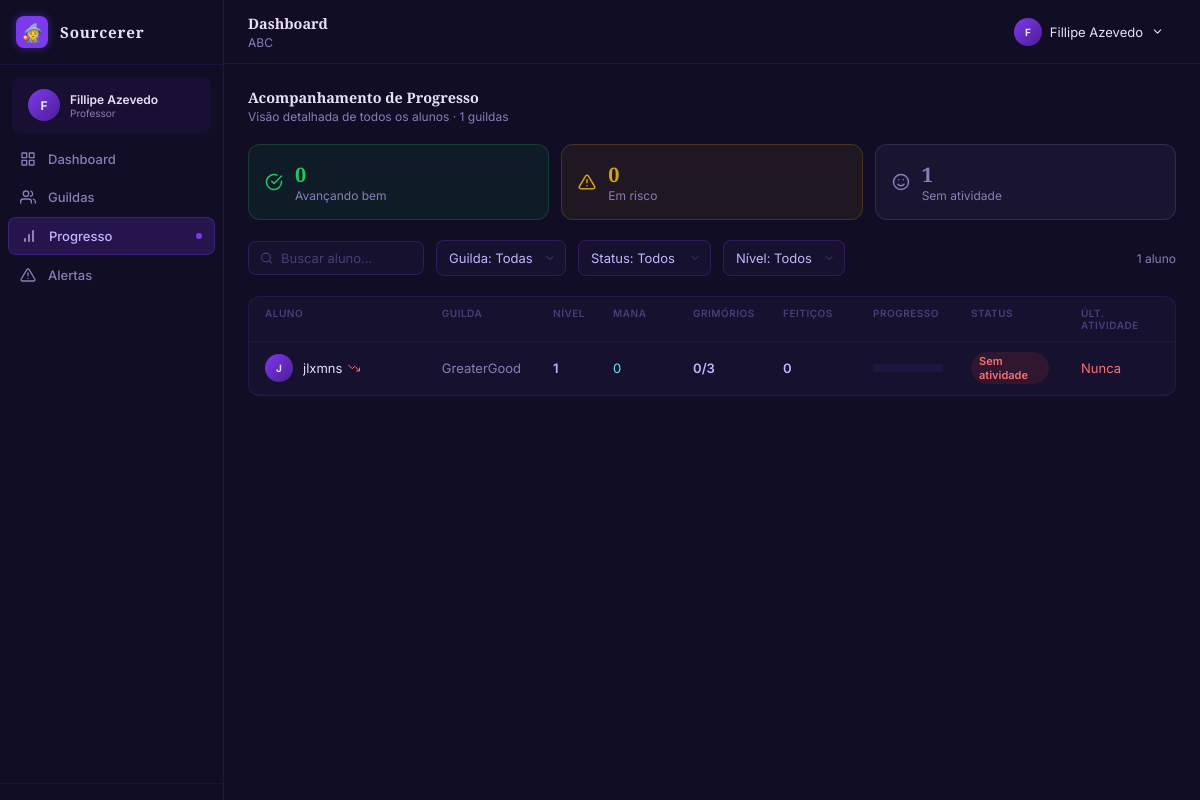
The page /dashboard/progresso/ (signed in) on the database as committed earlier.
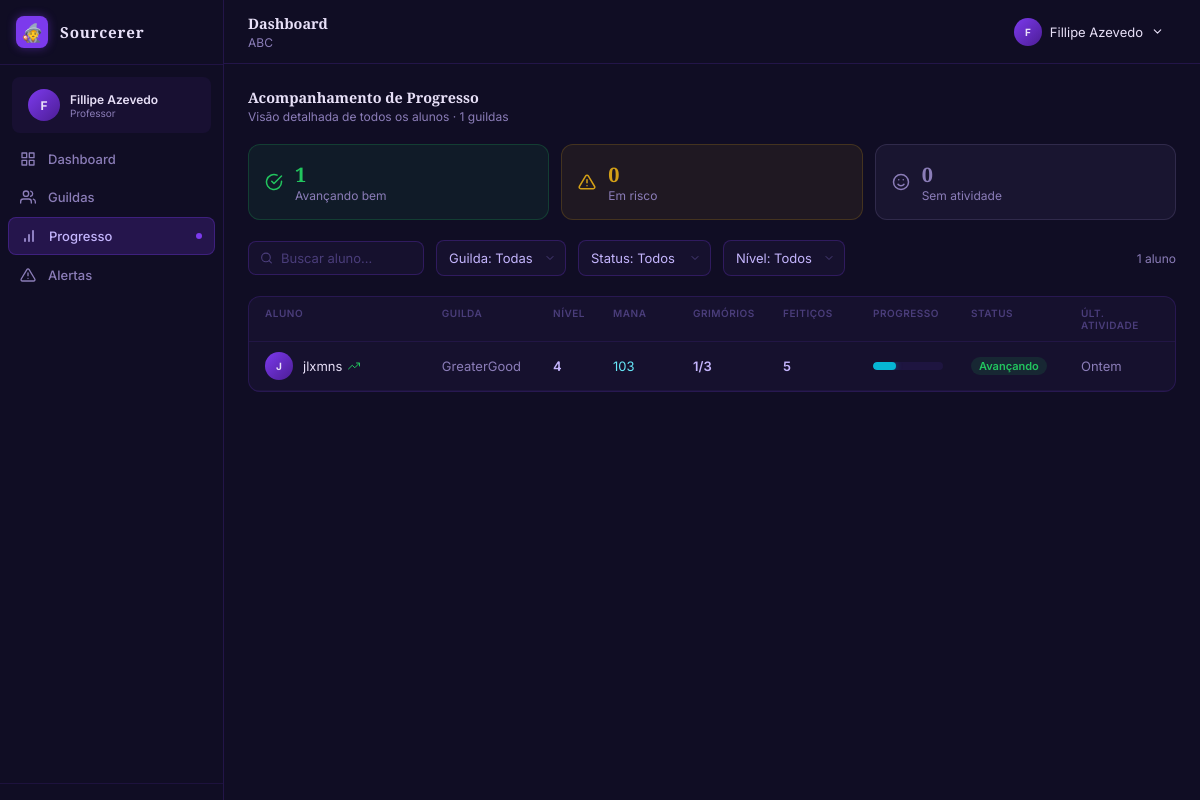
The same page on the database as committed later.
### accounts/models.py (models this page shows, shortened)
class StudentProfile(TimeStampedModel):
    user = models.OneToOneField(
        User,
        on_delete=models.CASCADE,
        related_name='student_profile',
        limit_choices_to={'role': User.Role.STUDENT}
    )
    avatar = models.ForeignKey(
        Avatar,
        on_delete=models.SET_NULL,
        null=True,
        blank=True,
        related_name='student_profiles'
    )
    mana = models.PositiveIntegerField(default=0)
    level = models.PositiveIntegerField(default=1)

class User(AbstractUser):
    class Role(models.TextChoices):
        STUDENT = 'student', 'Aluno'
        TEACHER = 'teacher', 'Professor'
        ADMIN = 'admin', 'Administrador'
    role = models.CharField(max_length=10, choices=Role.choices, default=Role.STUDENT)
    def is_student(self):
        return self.role == self.Role.STUDENT
    def is_teacher(self):
        return self.role == self.Role.TEACHER

### classes/models.py (models this page shows, shortened)
class Guild(models.Model):
    name = models.CharField(max_length=200)
    join_code = models.SlugField(
        max_length=10, unique=True,
        help_text='Código para alunos entrarem na guilda'
    )
    head_teacher = models.ForeignKey(
        'accounts.TeacherProfile',
        on_delete=models.CASCADE,
        related_name='headed_guilds'
    )
    is_active = models.BooleanField(
        default=True,
        help_text='Se falso, a guilda não aparece no painel do professor'
    )
    teachers = models.ManyToManyField(
        'accounts.TeacherProfile',
        blank=True,
        related_name='guilds',
        help_text='Professores associados a esta guilda (além do head teacher)'
    )
    class Meta:
        verbose_name = 'Guilda'
        verbose_name_plural = 'Guildas'

### dashboard/views.py (the view, shortened to what this page needs)
# urls.py: path('progresso/', views.teacher_progress, name='teacher_progress'),
@login_required
def teacher_progress(request):
    if not request.user.is_teacher():
        messages.error(request, 'Acesso restrito a professores.')
        return redirect('login')
    teacher = request.user.teacher_profile
    guilds = Guild.objects.filter(
        Q(head_teacher=teacher) | Q(teachers=teacher),
        is_active=True,
    ).distinct()
    all_students = StudentProfile.objects.filter(
        guild_memberships__guild__in=guilds
    ).distinct()
    total_grimoires = Grimoire.objects.count()
    now = timezone.now()
    guild_filter = request.GET.get('guild', '').strip()
    status_filter = request.GET.get('status', '').strip()
    level_filter = request.GET.get('level', '').strip()
    search_query = request.GET.get('search', '').strip()
    students_data = []
    for student in all_students:
        membership = GuildMembership.objects.filter(
            student=student, guild__in=guilds
        ).select_related('guild').first()
        grimoires_completed = _count_grimoires_completed(student)
        spells_completed = SpellCompletion.objects.filter(student=student).count()
        progress = int(grimoires_completed / total_grimoires * 100) if total_grimoires > 0 else 0
        last_completion = SpellCompletion.objects.filter(
            student=student
        ).aggregate(last=Max('created_at'))['last']
        if last_completion:
            days_inactive = (now.date() - last_completion.date()).days
            if days_inactive == 0:
                last_activity_label = "Hoje"
            elif days_inactive == 1:
                last_activity_label = "Ontem"
            else:
                last_activity_label = f"{days_inactive} dias"
        else:
            days_inactive = 999
            last_activity_label = "Nunca"
        if days_inactive >= 10:
            status = 'inativo'
        elif days_inactive >= 5:
            status = 'risco'
        else:
            status = 'avancando'
        if days_inactive <= 2:
            tendency = 'up'
        elif days_inactive <= 7:
            tendency = 'flat'
        else:
            tendency = 'down'
        guild_name = membership.guild.name if membership else '—'
        if guild_filter and guild_name != guild_filter:
            continue
        if level_filter:
            parts = level_filter.split('–')
            lo, hi = int(parts[0]), int(parts[1])
            if student.level < lo or student.level > hi:
                continue
        if search_query:
            full_name = student.user.get_full_name() or student.user.username
            if search_query.lower() not in full_name.lower():
                continue
        students_data.append({
            'name': student.user.get_full_name() or student.user.username,
            'initial': (student.user.get_full_name() or student.user.username)[0].upper(),
            'guild_name': guild_name,
            'level': student.level,
            'mana': student.mana,
            'grimoires_completed': grimoires_completed,
            'total_grimoires': total_grimoires,
            'spells_completed': spells_completed,
            'progress': progress,
            'status': status,
            'tendency': tendency,
            'days_inactive': days_inactive,
            'last_activity_label': last_activity_label,
        })
    avancando_count = sum(1 for s in students_data if s['status'] == 'avancando')
    risco_count = sum(1 for s in students_data if s['status'] == 'risco')
    inativo_count = sum(1 for s in students_data if s['status'] == 'inativo')
    filters_active = bool(guild_filter or status_filter or level_filter or search_query)
    guild_names = [g.name for g in guilds]
    context = {
        'teacher': teacher,
        'guilds': guilds,
        'students_data': students_data,
        'total_count': len(students_data),
        'avancando_count': avancando_count,
        'risco_count': risco_count,
        'inativo_count': inativo_count,
        'guild_names': guild_names,
        'current_guild': guild_filter,
        'current_status': status_filter,
        'current_level': level_filter,
        'current_search': search_query,
        'filters_active': filters_active,
    }
    return render(request, 'dashboard/teacher_progress.html', context)

### content/models.py (called while the page is built)
    def required_spell_count(self):
        return self.spells.filter(is_required=True).count()

    def completed_required_count(self, student):
        return SpellCompletion.objects.filter(
            student=student,
            spell__grimoire=self,
            spell__is_required=True
        ).values('spell').distinct().count()

    def is_completed_by(self, student):
        required = self.required_spell_count()
        if required == 0:
            return True
        return self.completed_required_count(student) >= required

### dashboard/views.py (called while the page is built)
def _count_grimoires_completed(student: StudentProfile) -> int:
    count = 0
    for grimoire in Grimoire.objects.all():
        if grimoire.is_completed_by(student):
            count += 1
    return count

### students/context_processors.py (called while the page is built, shortened)
def student_context(request):
    if not request.user.is_authenticated or not request.user.is_student():
        return {}

### templates/dashboard/teacher_progress.html (shortened to what the changed rows need)
{% extends 'base.html' %}
{% load static %}
{% block extra_head %}
  <link rel="stylesheet" href="{% static 'css/teacher.css' %}">
{% endblock %}
{% block content %}
<div class="teacher-layout">
  <div class="teacher-main-area">
    {% include 'components/teacher_header.html' %}
    <main class="teacher-content">
      <div class="teacher-progress-header">
        <h2 class="teacher-progress-header__title">Acompanhamento de Progresso</h2>
      </div>
      <div class="teacher-progress-summary">
        <div class="teacher-progress-summary__card teacher-progress-summary__card--green">
          <div>
            <p class="teacher-progress-summary__value teacher-progress-summary__value--green">{{ avancando_count }}</p>
            <p class="teacher-progress-summary__label">Avançando bem</p>
          </div>
        </div>
        <div class="teacher-progress-summary__card teacher-progress-summary__card--gray">
          <div>
            <p class="teacher-progress-summary__value teacher-progress-summary__value--gray">{{ inativo_count }}</p>
            <p class="teacher-progress-summary__label">Sem atividade</p>
          </div>
        </div>
      </div>
      <div class="teacher-card teacher-progress-table-wrapper">
        {% if students_data %}
          <div class="teacher-progress-table" style="grid-template-columns:2fr 1fr 60px 80px 90px 90px 1fr 110px 110px">
            {% for s in students_data %}
              <div class="teacher-progress-table__row">
                <div class="teacher-progress-table__cell teacher-progress-table__cell--name">
                  <span class="teacher-table__avatar">{{ s.initial }}</span>
                  <div class="teacher-progress-table__name-row">
                    <span>{{ s.name }}</span>
                    {% if s.tendency == 'up' %}
                      <svg width="12" height="12" viewBox="0 0 24 24" fill="none" stroke="#22c55e" stroke-width="2" stroke-linecap="round" stroke-linejoin="round"><polyline points="23 6 13.5 15.5 8.5 10.5 1 18"/><polyline points="17 6 23 6 23 12"/></svg>
                    {% elif s.tendency == 'down' %}
                      <svg width="12" height="12" viewBox="0 0 24 24" fill="none" stroke="#f87171" stroke-width="2" stroke-linecap="round" stroke-linejoin="round"><polyline points="23 18 13.5 8.5 8.5 13.5 1 6"/><polyline points="17 18 23 18 23 12"/></svg>
                    {% else %}
                      <svg width="12" height="12" viewBox="0 0 24 24" fill="none" stroke="#8b7db8" stroke-width="2" stroke-linecap="round" stroke-linejoin="round"><line x1="5" y1="12" x2="19" y2="12"/></svg>
                    {% endif %}
                  </div>
                </div>
                <span class="teacher-progress-table__cell teacher-progress-table__cell--guild">{{ s.guild_name }}</span>
                <span class="teacher-progress-table__cell teacher-progress-table__cell--num">{{ s.level }}</span>
                <span class="teacher-progress-table__cell teacher-progress-table__cell--mana">{{ s.mana }}</span>
                <span class="teacher-progress-table__cell teacher-progress-table__cell--num">{{ s.grimoires_completed }}/{{ s.total_grimoires }}</span>
                <span class="teacher-progress-table__cell teacher-progress-table__cell--num">{{ s.spells_completed }}</span>
                <div class="teacher-progress-table__cell teacher-progress-table__cell--bar">
                  <div class="teacher-bar">
                    <div class="teacher-bar__fill
                      {% if s.progress >= 70 %}teacher-bar__fill--purple
                      {% elif s.progress >= 40 %}teacher-bar__fill--gold
                      {% else %}teacher-bar__fill--cyan{% endif %}"
                      style="width:{{ s.progress }}%"></div>
                  </div>
                </div>
                <div class="teacher-progress-table__cell">
                  <span class="teacher-status-badge teacher-status-badge--{% if s.status == 'avancando' %}green{% elif s.status == 'risco' %}gold{% else %}red{% endif %}">
                    {% if s.status == 'avancando' %}Avançando{% elif s.status == 'risco' %}Em risco{% else %}Sem atividade{% endif %}
                  </span>
                </div>
                <span class="teacher-progress-table__cell teacher-progress-table__cell--activity
                  {% if s.status == 'inativo' or s.days_inactive >= 8 %}teacher-progress-table__cell--activity-danger{% endif %}">
                  {{ s.last_activity_label }}
                </span>
              </div>
            {% endfor %}
          </div>
        {% else %}
          <div class="teacher-empty">Nenhum aluno encontrado com esses filtros.</div>
        {% endif %}
      </div>
    </main>
  </div>
</div>
{% endblock %}

Rows that differ between the two databases and show on the page:
changed StudentProfile "jlxmns": level "1" → "4"; mana "0" → "103"; grimoires_completed "0" → "1"; spells_completed "0" → "5"; last_activity_label "Nunca" → "Ontem"; text "Sem atividade" → "Avançando"
Other text that changed with them:
{{ avancando_count }}: "0" → "1"
{{ inativo_count }}: "1" → "0"
